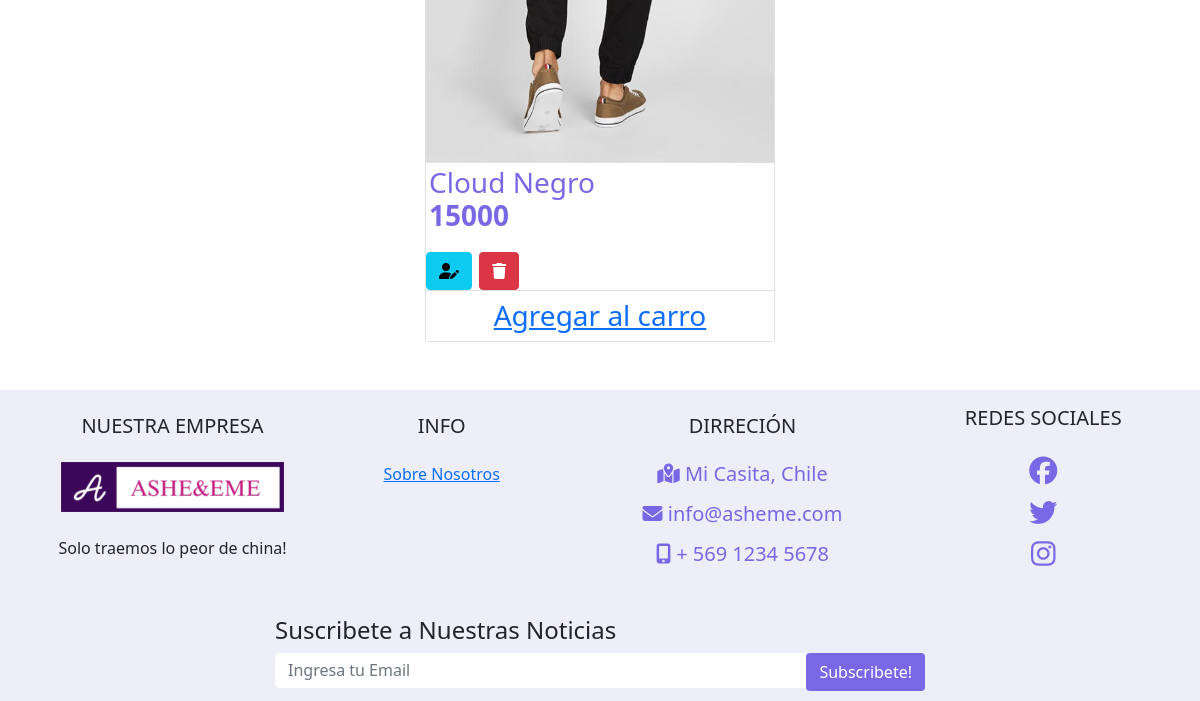
Page /pan_hombre (lower part) on the earlier database version.
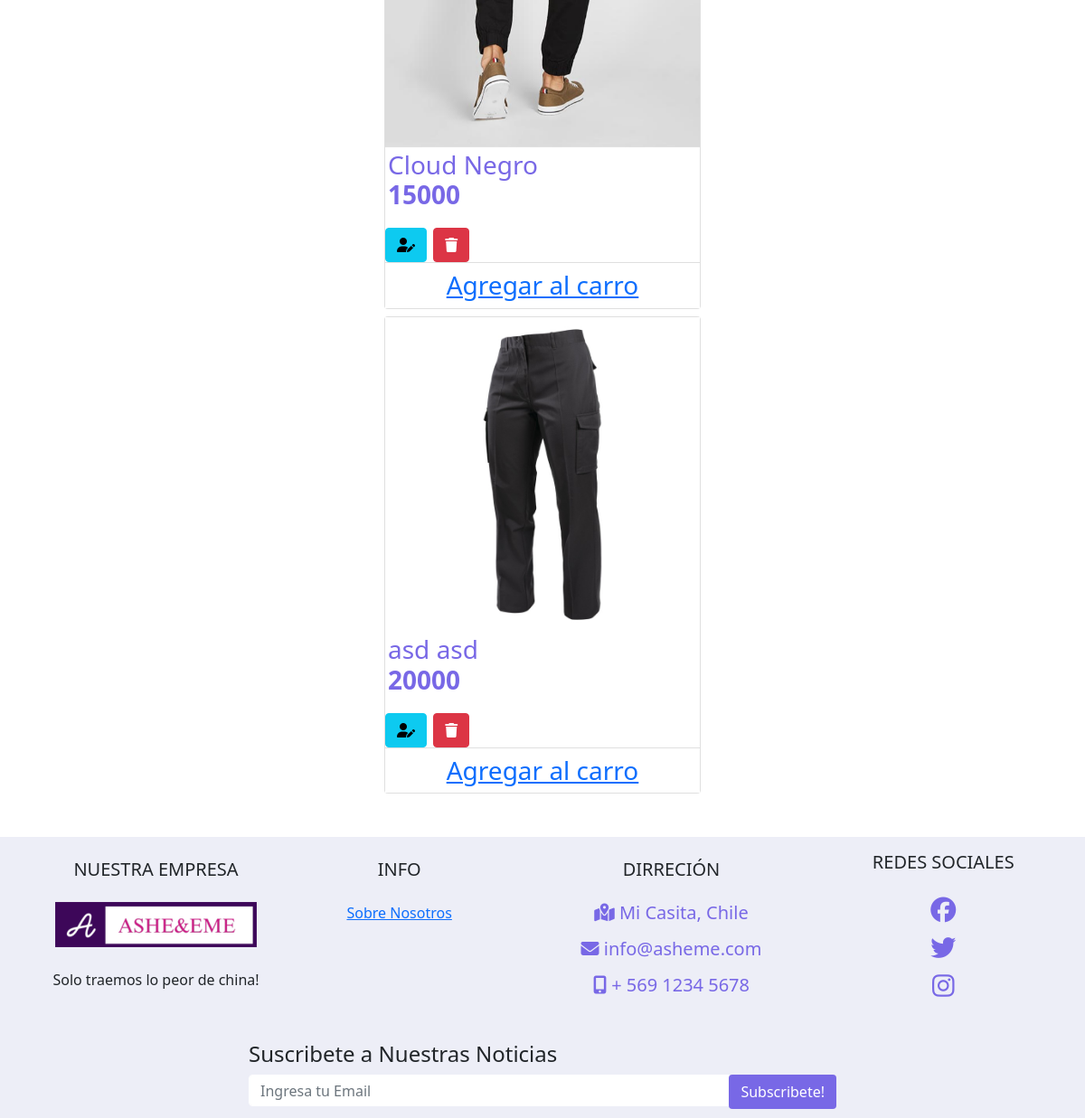
Same page on the later database version.
### asheeme/models.py (models this page shows, shortened)
class Producto(models.Model):
    idProducto = models.CharField(primary_key=True, max_length=10,verbose_name='Código')
    descripcion = models.CharField(max_length=100,verbose_name='Descripción')
    precio = models.IntegerField(verbose_name='Precio Unitario')
    marca = models.CharField(max_length=100,verbose_name='Marca')
    imagen = models.ImageField(verbose_name='Imagen',upload_to='productos',null=True,blank=True)
    tipo = models.ForeignKey(Tipo, on_delete=models.CASCADE)
    class Meta:
            verbose_name = 'producto'
            verbose_name_plural = 'productos'
            ordering = ["descripcion"]

### asheeme/views.py (the view)
# urls.py: path('pan_hombre', pan_hombre, name='pan_hombre'),
def pan_hombre(request):
    productos = Producto.objects.all()
    return render(request, "asheeme/pan_hombre.html",{'productos':productos})

### asheeme/templates/asheeme/pan_hombre.html (shortened to what this page needs)
{% extends 'asheeme/base.html' %}
{% load static %}
{% block content %}
    <div class="container justify-content-center">
        <div class="row">
            <div class="table-responsive">
                <table id="tabla_productos" class="table table-striped table-hover" >
                    <div class="container">
                        <div class="row">
                          <div class="col-sm">
                          </div>
                          <div class="col-sm">
                            {% for producto in productos %}
                                {% if producto.tipo.nombreTipo == "Pantalon Hombre" %}
                                <h3><div class="card mb-3-justify-content-center" style="width: 350px;">
                                    <div id="carousel" class="carousel slide" data-ride="carousel">
                                    <ol class="carousel-indicators">
                                        <li data-target="#carousel" data-slide-to="0" class="active"></li>
                                    </ol>
                                    <div class="carousel-inner" role="listbox">
                                        <div class="carousel-item active">
                                        {% if producto.imagen %}
                                            <img class="img-producto" style="width: 100%;" src="{{producto.imagen.url}}" alt="">
                                        {% else %}
                                            <img class="img-producto" style="width: 100%;" src="{% static 'asheeme/img/image_not_found.jpg' %}" alt="">
                                        {% endif %}
                                        </div>
                                    </div>
                                    <a class="carousel-control-prev" href="#carousel" role="button" data-slide="prev">
                                        <span class="carousel-control-prev-icon" aria-hidden="true"></span>
                                        </a>
                                        <a class="carousel-control-next" href="#carousel" role="button" data-slide="next">
                                        <span class="carousel-control-next-icon" aria-hidden="true"></span>
                                        </a>
                                    </div>
                                    <div class="card-block">
                                    <p class="card-text">
                                        {{producto.marca}}
                                        {{producto.descripcion}}
                                        <br><b id="1"> {{producto.precio}}</b>
                                    </p>
                                    <a class="btn btn-info" href="{% url 'product-update' producto.idProducto %}"><i class="fas fa-user-edit"></i></a>
                                    <a class="btn btn-danger" href="{% url 'product-delete' producto.idProducto %}"><i class="fas fa-trash"></i>                                    </a>
                                    <div class="card-footer">
                                        <a class="boton_personalizado" href="#">Agregar al carro</a>
                                    </div>
                                    </div>
                                </div></h3>
                                {% endif %}
                            {% endfor %}
                          </div>
                          <div class="col-sm">
                          </div>
                        </div>
                    </div>
                </table>
            </div>
        </div>
    </div>
{% endblock %}

Differences in the rows shown:
added Producto: imagen (picture), marca "asd", descripcion "asd", precio "20000"
